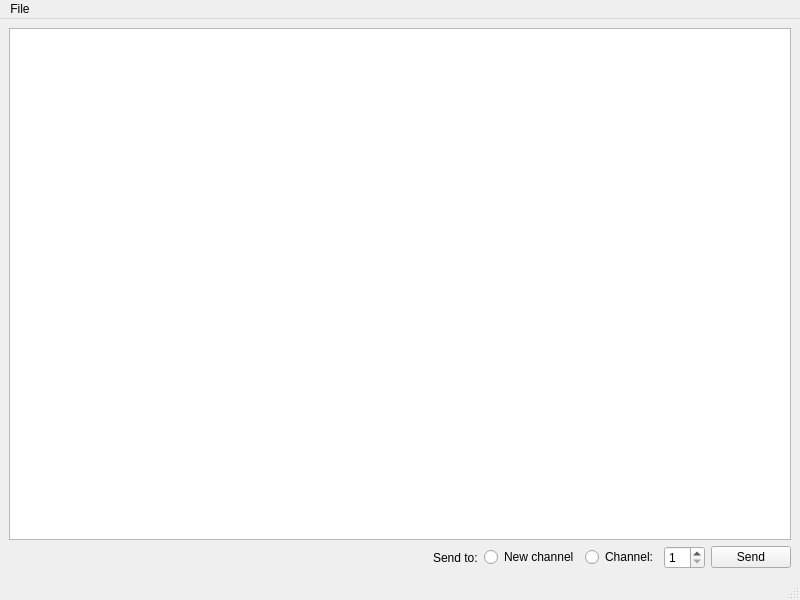
<?xml version="1.0" encoding="UTF-8"?>
<ui version="4.0">
 <class>OPNImportDialog</class>
 <widget class="QMainWindow" name="OPNImportDialog">
  <property name="geometry">
   <rect>
    <x>0</x>
    <y>0</y>
    <width>800</width>
    <height>600</height>
   </rect>
  </property>
  <property name="windowTitle">
   <string>Import FM Patches</string>
  </property>
  <widget class="QWidget" name="centralwidget">
   <layout class="QGridLayout" name="gridLayout">
    <item row="0" column="0" colspan="2">
     <widget class="TableView" name="patchTableView"/>
    </item>
    <item row="1" column="0">
     <spacer name="horizontalSpacer">
      <property name="orientation">
       <enum>Qt::Horizontal</enum>
      </property>
      <property name="sizeHint" stdset="0">
       <size>
        <width>412</width>
        <height>20</height>
       </size>
      </property>
     </spacer>
    </item>
    <item row="1" column="1">
     <layout class="QHBoxLayout" name="horizontalLayout_2">
      <item>
       <widget class="QLabel" name="sendLabel">
        <property name="text">
         <string>Send to:</string>
        </property>
       </widget>
      </item>
      <item>
       <widget class="QRadioButton" name="newChannelRadioButton">
        <property name="text">
         <string>New channel</string>
        </property>
       </widget>
      </item>
      <item>
       <layout class="QHBoxLayout" name="horizontalLayout">
        <item>
         <widget class="QRadioButton" name="channelRadioButton">
          <property name="text">
           <string>Channel:</string>
          </property>
         </widget>
        </item>
        <item>
         <widget class="QSpinBox" name="channelSpinBox">
          <property name="minimum">
           <number>1</number>
          </property>
         </widget>
        </item>
       </layout>
      </item>
      <item>
       <widget class="QPushButton" name="sendButton">
        <property name="text">
         <string>Send</string>
        </property>
       </widget>
      </item>
     </layout>
    </item>
   </layout>
  </widget>
  <widget class="QMenuBar" name="menubar">
   <property name="geometry">
    <rect>
     <x>0</x>
     <y>0</y>
     <width>800</width>
     <height>20</height>
    </rect>
   </property>
   <widget class="QMenu" name="menuFile">
    <property name="title">
     <string>File</string>
    </property>
    <addaction name="actionOpen"/>
    <addaction name="actionSave"/>
    <addaction name="actionSaveAll"/>
    <addaction name="separator"/>
    <addaction name="actionClose"/>
   </widget>
   <addaction name="menuFile"/>
  </widget>
  <widget class="QStatusBar" name="statusbar"/>
  <action name="actionOpen">
   <property name="text">
    <string>&amp;Open</string>
   </property>
  </action>
  <action name="actionSave">
   <property name="text">
    <string>&amp;Save</string>
   </property>
  </action>
  <action name="actionSaveAll">
   <property name="text">
    <string>Save &amp;All</string>
   </property>
  </action>
  <action name="actionClose">
   <property name="text">
    <string>&amp;Close</string>
   </property>
  </action>
 </widget>
 <customwidgets>
  <customwidget>
   <class>TableView</class>
   <extends>QTableView</extends>
   <header>tools/fmimport/tableview.h</header>
  </customwidget>
 </customwidgets>
 <resources/>
 <connections/>
</ui>
